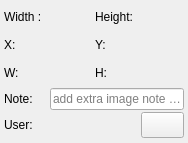
<?xml version="1.0" encoding="UTF-8"?>
<ui version="4.0">
 <class>ZDockInfoContent</class>
 <widget class="QWidget" name="ZDockInfoContent">
  <property name="geometry">
   <rect>
    <x>0</x>
    <y>0</y>
    <width>188</width>
    <height>143</height>
   </rect>
  </property>
  <property name="sizePolicy">
   <sizepolicy hsizetype="Minimum" vsizetype="Minimum">
    <horstretch>0</horstretch>
    <verstretch>0</verstretch>
   </sizepolicy>
  </property>
  <property name="windowTitle">
   <string>DockInfo</string>
  </property>
  <layout class="QGridLayout" name="gridLayout_2">
   <property name="leftMargin">
    <number>2</number>
   </property>
   <property name="topMargin">
    <number>2</number>
   </property>
   <property name="rightMargin">
    <number>2</number>
   </property>
   <property name="bottomMargin">
    <number>2</number>
   </property>
   <property name="spacing">
    <number>2</number>
   </property>
   <item row="0" column="0">
    <layout class="QGridLayout" name="gridLayout">
     <property name="leftMargin">
      <number>2</number>
     </property>
     <property name="topMargin">
      <number>2</number>
     </property>
     <property name="rightMargin">
      <number>2</number>
     </property>
     <property name="bottomMargin">
      <number>3</number>
     </property>
     <item row="1" column="0">
      <widget class="QLabel" name="label_4">
       <property name="sizePolicy">
        <sizepolicy hsizetype="Minimum" vsizetype="Preferred">
         <horstretch>0</horstretch>
         <verstretch>0</verstretch>
        </sizepolicy>
       </property>
       <property name="text">
        <string>X:</string>
       </property>
      </widget>
     </item>
     <item row="2" column="3">
      <widget class="QLabel" name="label_anno_h">
       <property name="text">
        <string/>
       </property>
      </widget>
     </item>
     <item row="2" column="1">
      <widget class="QLabel" name="label_anno_w">
       <property name="text">
        <string/>
       </property>
      </widget>
     </item>
     <item row="4" column="0">
      <widget class="QLabel" name="label_3">
       <property name="sizePolicy">
        <sizepolicy hsizetype="Minimum" vsizetype="Preferred">
         <horstretch>0</horstretch>
         <verstretch>0</verstretch>
        </sizepolicy>
       </property>
       <property name="text">
        <string>User:</string>
       </property>
      </widget>
     </item>
     <item row="0" column="1">
      <widget class="QLabel" name="label_img_width">
       <property name="text">
        <string/>
       </property>
      </widget>
     </item>
     <item row="1" column="3">
      <widget class="QLabel" name="label_anno_y">
       <property name="text">
        <string/>
       </property>
      </widget>
     </item>
     <item row="2" column="2">
      <widget class="QLabel" name="label_8">
       <property name="minimumSize">
        <size>
         <width>0</width>
         <height>0</height>
        </size>
       </property>
       <property name="text">
        <string>H:</string>
       </property>
      </widget>
     </item>
     <item row="1" column="2">
      <widget class="QLabel" name="label_6">
       <property name="minimumSize">
        <size>
         <width>0</width>
         <height>0</height>
        </size>
       </property>
       <property name="text">
        <string>Y:</string>
       </property>
      </widget>
     </item>
     <item row="1" column="1">
      <widget class="QLabel" name="label_anno_x">
       <property name="text">
        <string/>
       </property>
      </widget>
     </item>
     <item row="0" column="3">
      <widget class="QLabel" name="label_img_height">
       <property name="text">
        <string/>
       </property>
      </widget>
     </item>
     <item row="0" column="0">
      <widget class="QLabel" name="label">
       <property name="sizePolicy">
        <sizepolicy hsizetype="Minimum" vsizetype="Preferred">
         <horstretch>0</horstretch>
         <verstretch>0</verstretch>
        </sizepolicy>
       </property>
       <property name="text">
        <string>Width :</string>
       </property>
      </widget>
     </item>
     <item row="3" column="0">
      <widget class="QLabel" name="label_5">
       <property name="sizePolicy">
        <sizepolicy hsizetype="Minimum" vsizetype="Preferred">
         <horstretch>0</horstretch>
         <verstretch>0</verstretch>
        </sizepolicy>
       </property>
       <property name="text">
        <string>Note:</string>
       </property>
      </widget>
     </item>
     <item row="0" column="2">
      <widget class="QLabel" name="label_2">
       <property name="minimumSize">
        <size>
         <width>0</width>
         <height>0</height>
        </size>
       </property>
       <property name="text">
        <string>Height:</string>
       </property>
      </widget>
     </item>
     <item row="2" column="0">
      <widget class="QLabel" name="label_7">
       <property name="sizePolicy">
        <sizepolicy hsizetype="Minimum" vsizetype="Preferred">
         <horstretch>0</horstretch>
         <verstretch>0</verstretch>
        </sizepolicy>
       </property>
       <property name="text">
        <string>W:</string>
       </property>
      </widget>
     </item>
     <item row="4" column="3">
      <widget class="QPushButton" name="btn_delete_anno">
       <property name="sizePolicy">
        <sizepolicy hsizetype="Minimum" vsizetype="Minimum">
         <horstretch>0</horstretch>
         <verstretch>0</verstretch>
        </sizepolicy>
       </property>
       <property name="text">
        <string/>
       </property>
       <property name="icon">
        <iconset resource="../icons.qrc">
         <normaloff>:/icon/icons/delete-3.svg</normaloff>:/icon/icons/delete-3.svg</iconset>
       </property>
      </widget>
     </item>
     <item row="3" column="1" colspan="3">
      <widget class="QLineEdit" name="ledit_anno_note">
       <property name="minimumSize">
        <size>
         <width>0</width>
         <height>0</height>
        </size>
       </property>
       <property name="placeholderText">
        <string>add extra image note here</string>
       </property>
      </widget>
     </item>
     <item row="4" column="1" colspan="2">
      <widget class="QLabel" name="label_username">
       <property name="text">
        <string/>
       </property>
      </widget>
     </item>
    </layout>
   </item>
  </layout>
 </widget>
 <resources>
  <include location="../icons.qrc"/>
 </resources>
 <connections/>
</ui>
